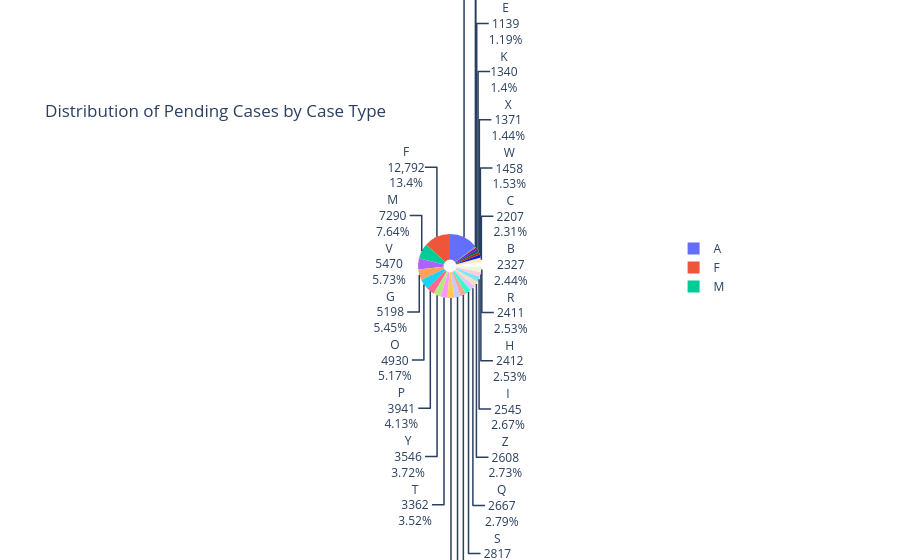

Write notebook code for a chart like this one.
### Markdown cell above
## Pie Chart Visualization (Distribution-Based Approach)

### Overview
This approach visualizes the distribution of pending court cases across different case types using a pie (donut-style) chart.

### Approach

1. **Data Filtering**
   - Retain only pending cases to focus on backlog analysis.

2. **Aggregation Strategy**
   - Group data by case type.
   - Sum total number of cases for each category.

3. **Visual Encoding**
   - Each slice represents a case type.
   - Slice size → Proportional to total case count.
   - Labels → Show case type, percentage, and absolute count.

4. **Design Choice**
   - Donut-style pie chart (using a hole) improves readability.
   - Suitable for understanding proportional distribution at a glance.

### Limitations

- **Loss of Temporal Information**  
  Does not capture how long cases have been pending.

- **Limited Dimensionality**  
  Only shows distribution by case type; ignores other critical factors.

- **Not Suitable for Detailed Analysis**  
  Cannot represent relationships between multiple variables.

- **Scalability Issues**  
  Becomes cluttered when there are many case types.

### Conclusion
While effective for understanding overall distribution, the pie chart lacks depth and analytical capability, making it insufficient for detailed judicial data analysis.

### Code cell
import pandas as pd
import plotly.express as px

# -------------------- Data Filtering --------------------

# Retain only pending cases for analysis
pending_cases = df[df["pending_as_of_2026"] == "Yes"]  # Modify condition if including other statuses


# -------------------- Aggregation --------------------

# Group by case type and compute total case count
case_summary = (
    pending_cases
    .groupby("case_type")["count"]
    .sum()
    .reset_index()
)  # Change aggregation (e.g., mean) if required


# -------------------- Pie Chart Construction --------------------

fig = px.pie(
    case_summary,
    values="count",        # Slice size proportional to number of cases
    names="case_type",     # Category labels

    title="Distribution of Pending Cases by Case Type",

    hole=0.2               # 0 → full pie, >0 → donut (increase for more hollow center)
)


# -------------------- Trace Customization --------------------

fig.update_traces(
    textinfo="label+percent+value"  # Controls displayed info (modify as needed)
)


# -------------------- Render --------------------

fig.show()  # Displays interactive pie chart

### Figure 1 — Plotly figure (JSON) as saved in the notebook; plotly's stock layout.template omitted (floating-point values rounded to 4 significant figures)
{"data": [{"domain": {"x": [0, 1], "y": [0, 1]}, "hole": 0.2, "hovertemplate": "case_type=%{label}<br>count=%{value}<extra></extra>", "labels": ["A", "B", "C", "D", "E", "F", "G", "H", "I", "J", "K", "L", "M", "N", "O", "P", "Q", "R", "S", "T", "U", "V", "W", "X", "Y", "Z"], "legendgroup": "", "name": "", "showlegend": true, "textinfo": "label+percent+value", "type": "pie", "values": [13820, 2327, 2207, 3020, 1139, 12792, 5198, 2412, 2545, 213, 1340, 3286, 7290, 419, 4930, 3941, 2667, 2411, 2817, 3362, 2838, 5470, 1458, 1371, 3546, 2608]}], "layout": {"legend": {"tracegroupgap": 0}, "title": {"text": "Distribution of Pending Cases by Case Type"}}}
